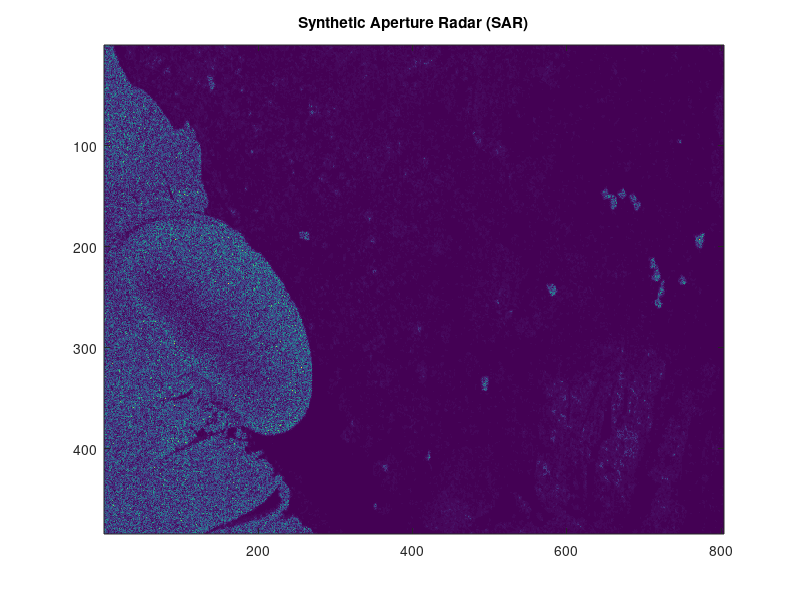

Here is the MATLAB script that generated this plot: (Note: this script raises an error after producing the figure.)
clear close all clc
%% Maximum Likelihood Estimation
%% R1b) Load and Visualize
load('sar_image.mat');
imagem = imagesc(I);
title('Synthetic Aperture Radar (SAR)');
colormap('default');
%% R1c) Crop the images into ICE and WATER. Estimates the parameter(s) of the given distributions
% Cropping images
image_croped_ice = imcrop(imagem);
figure; 
imagesc(image_croped_ice);

image_croped_water= imcrop(imagem);
figure; 
imagesc(image_croped_water);

% Estimate the parameters of the distributions: PUNGO Comenta esta parte sff
% Mean
ice_mean = mean(mean(image_croped_ice)); % The first mean return mean of each column 
water_mean = mean(mean(image_croped_water));

% b 
ice_b = mean(mean(image_croped_ice.^2))/2;
water_b = mean(mean(image_croped_ice.^2))/2;

%Variance
ice_variance = mean(mean((image_croped_ice-ice_mean).^2));
water_variance = mean(mean((image_croped_water-water_mean).^2));

% PUNGO: OBTER OS RESULTADOS PARA AS PERGUNTAS
%% R1d) Plot the distributions and Compare with the 
